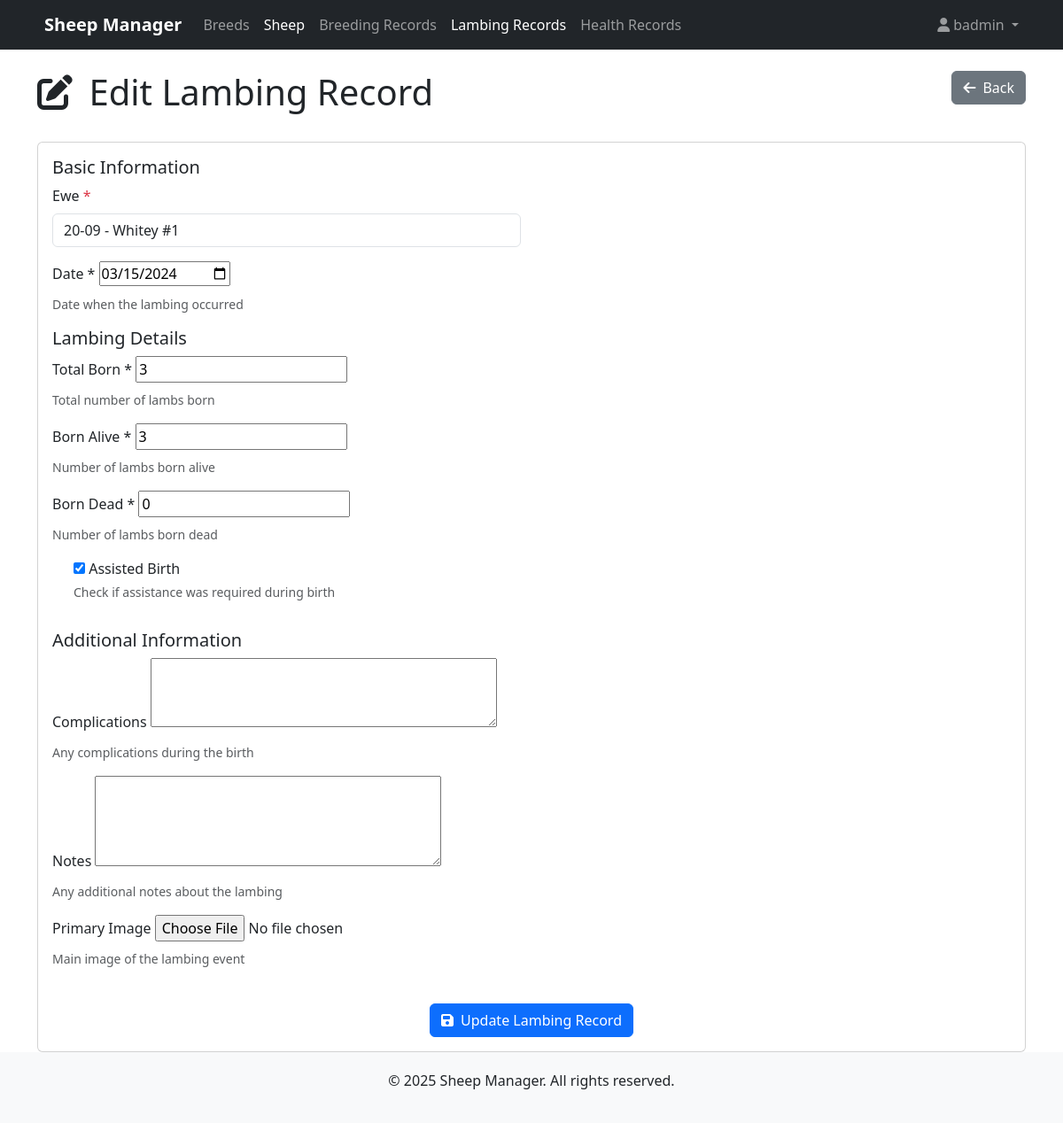
The app's page /sheep/lambing/1/edit/ (signed in) with its own data.
### sheep/models.py (models this page shows, shortened)
class LambingRecord(models.Model):
    ewe = models.ForeignKey(Sheep, on_delete=models.CASCADE, related_name='lambings',
                          limit_choices_to={'gender': 'F'})
    date = models.DateField()
    assisted = models.BooleanField(default=False)
    complications = models.TextField(blank=True)
    total_born = models.PositiveSmallIntegerField(default=1)
    born_alive = models.PositiveSmallIntegerField(default=1)
    born_dead = models.PositiveSmallIntegerField(default=0)
    primary_image = models.ImageField(upload_to=lambing_image_path, null=True, blank=True, help_text="Main image of the lambing event")
    additional_images = models.ManyToManyField('LambingImage', blank=True, related_name='lambing_records')
    notes = models.TextField(blank=True)
    class Meta:
        ordering = ['-date']
        indexes = [
            models.Index(fields=['date']),
        ]

class Sheep(models.Model):
    GENDER_CHOICES = [
        ('M', 'Male'),
        ('F', 'Female'),
    ]
    STATUS_CHOICES = [
        ('ACTIVE', 'Active'),
        ('SOLD', 'Sold'),
        ('DECEASED', 'Deceased'),
        ('CULLED', 'Culled'),
        ('HARVESTED', 'Harvested')
    ]
    UDDER_CHOICES = [
        ('GOOD', 'Good'),
        ('FAIR', 'Fair'),
        ('POOR', 'Poor'),
        ('POOR MILKER', 'Poor Milker'),
        ('GOOD MILKER', 'Good Milker')
    ]
    FEET_CHOICES = [
        ('GOOD', 'Good'),
        ('FAIR', 'Fair'),
        ('POOR', 'Poor'),
    ]
    BODY_CHOICES = [
        ('GOOD', 'Good'),
        ('FAIR', 'Fair'),
        ('POOR', 'Poor'),
        ('THIN', 'Thin'),
        ('SLOW GROWTH', 'Slow Growth'),
        ('FAST GROWTH', 'Fast Growth')
    ]
    tag_number = models.CharField(max_length=50, unique=True)
    name = models.CharField(max_length=100, blank=True)
    uuid = models.UUIDField(default=uuid.uuid4, editable=False, unique=True)
    gender = models.CharField(max_length=1, choices=GENDER_CHOICES)
    date_of_birth = models.DateField(blank=True, null=True)
    breed = models.ForeignKey(Breed, on_delete=models.PROTECT, related_name='sheep')
    weight_birth = models.DecimalField(max_digits=5, decimal_places=2, null=True, blank=True, help_text="Weight at birth in lb")
    weight_current = models.DecimalField(max_digits=5, decimal_places=2, null=True, blank=True, help_text="Current weight in lb")
    color = models.CharField(max_length=100, blank=True)
    markings = models.TextField(blank=True)
    primary_image = models.ImageField(upload_to=sheep_image_path, null=True, blank=True, help_text="Main profile image of the sheep")
    additional_images = models.ManyToManyField('SheepImage', blank=True, related_name='sheep_additional')
    mother = models.ForeignKey('self', null=True, blank=True, on_delete=models.SET_NULL, related_name='offspring_as_mother')
    father = models.ForeignKey('self', null=True, blank=True, on_delete=models.SET_NULL, related_name='offspring_as_father')
    birth_record = models.ForeignKey('LambingRecord', null=True, blank=True, on_delete=models.SET_NULL, related_name='lambs')
    status = models.CharField(max_length=20, choices=STATUS_CHOICES, default='ACTIVE')
    date_acquired = models.DateField(null=True, blank=True)
    date_removed = models.DateField(null=True, blank=True)
    removal_reason = models.TextField(blank=True)
    cull_candidate = models.BooleanField(default=False)
    cull_date = models.DateField(null=True, blank=True)
    cull_reason = models.TextField(blank=True)
    bottle_lamb = models.BooleanField(default=False)
    bottle_lamb_reason = models.TextField(blank=True)
    body_type = models.CharField(max_length=20, choices=BODY_CHOICES, default='GOOD')
    udder_type = models.CharField(max_length=20, choices=UDDER_CHOICES, default='GOOD')
    feet_type = models.CharField(max_length=20, choices=FEET_CHOICES, default='GOOD')
    notes = models.TextField(blank=True)
    created_at = models.DateTimeField(default=timezone.now)
    updated_at = models.DateTimeField(default=timezone.now)
    class Meta:
        verbose_name_plural = "sheep"
        indexes = [
            models.Index(fields=['tag_number']),
            models.Index(fields=['status']),
        ]
    def __str__(self):
        if self.name:
            return f"{self.tag_number} - {self.name}"
        return self.tag_number

### sheep/views.py (the view, shortened to what this page needs)
# urls.py: path('lambing/<int:pk>/edit/', views.LambingRecordUpdateView.as_view(), name='lambing-record-update'),
class LambingRecordUpdateView(LoginRequiredMixin, UpdateView):
    model = LambingRecord
    form_class = LambingRecordForm
    template_name = 'sheep/lambing_record_form.html'
    def get_initial(self):
        initial = super().get_initial()
        initial['ewe'] = self.object.ewe
        return initial

### sheep/views.py
class LambingRecordForm(forms.ModelForm):
    class Meta:
        model = LambingRecord
        fields = ['ewe', 'date', 'assisted', 'complications',
                 'total_born', 'born_alive', 'born_dead', 'primary_image', 'notes']
        widgets = {
            'date': forms.DateInput(attrs={'type': 'date'}),
            'complications': forms.Textarea(attrs={'rows': 3}),
            'notes': forms.Textarea(attrs={'rows': 4}),
        }
    def __init__(self, *args, **kwargs):
        super().__init__(*args, **kwargs)
        self.fields['ewe'].queryset = Sheep.objects.filter(gender='F')

### sheep/templates/sheep/lambing_record_form.html (shortened to what this page needs)
{% extends 'base.html' %}
{% load static %}
{% block content %}
<div class="row mb-4">
    <div class="col-md-8">
        <h1>
            <i class="fas fa-{% if form.instance.id %}edit{% else %}plus{% endif %} me-2"></i>
            {% if form.instance.id %}
                Edit Lambing Record
            {% else %}
                Add New Lambing Record
            {% endif %}
        </h1>
    </div>
    <div class="col-md-4 text-end">
        <a href="{% if form.instance.id %}{% url 'lambing-record-detail' form.instance.id %}{% else %}{% url 'lambing-record-list' %}{% endif %}" class="btn btn-secondary">
            <i class="fas fa-arrow-left me-2"></i>Back
        </a>
    </div>
</div>
<div class="card">
    <div class="card-body">
        <form method="post" enctype="multipart/form-data">
            <div class="row mb-3">
                <div class="col-md-6">
                    <h5>Basic Information</h5>
                    <div class="form-group mb-3">
                        <label for="{{ form.sheep.id_for_label }}" class="form-label">Ewe <span class="text-danger">*</span></label>
                        {% if form.initial.ewe %}
                            <input type="text" class="form-control" value="{{ form.initial.ewe }}" readonly>
                        {% else %}
                            {{ form.ewe }}
                        {% endif %}
                    </div>
                    <div class="mb-3">
                        <label for="{{ form.date.id_for_label }}" class="form-label">Date *</label>
                        {{ form.date }}
                        <div class="form-text">Date when the lambing occurred</div>
                    </div>
                    <h5>Lambing Details</h5>
                    <div class="mb-3">
                        <label for="{{ form.total_born.id_for_label }}" class="form-label">Total Born *</label>
                        {{ form.total_born }}
                        <div class="form-text">Total number of lambs born</div>
                    </div>
                    <div class="mb-3">
                        <label for="{{ form.born_alive.id_for_label }}" class="form-label">Born Alive *</label>
                        {{ form.born_alive }}
                        <div class="form-text">Number of lambs born alive</div>
                    </div>
                    <div class="mb-3">
                        <label for="{{ form.born_dead.id_for_label }}" class="form-label">Born Dead *</label>
                        {{ form.born_dead }}
                        <div class="form-text">Number of lambs born dead</div>
                    </div>
                    <div class="mb-3 form-check">
                        {{ form.assisted }}
                        <label class="form-check-label" for="{{ form.assisted.id_for_label }}">
                            Assisted Birth
                        </label>
                        <div class="form-text">Check if assistance was required during birth</div>
                    </div>
                </div>
            </div>
            <div class="row mb-3">
                <div class="col-md-12">
                    <h5>Additional Information</h5>
                    <div class="mb-3">
                        <label for="{{ form.complications.id_for_label }}" class="form-label">Complications</label>
                        {{ form.complications }}
                        <div class="form-text">Any complications during the birth</div>
                    </div>
                    <div class="mb-3">
                        <label for="{{ form.notes.id_for_label }}" class="form-label">Notes</label>
                        {{ form.notes }}
                        <div class="form-text">Any additional notes about the lambing</div>
                    </div>
                    <div class="mb-3">
                        <label for="{{ form.primary_image.id_for_label }}" class="form-label">Primary Image</label>
                        {{ form.primary_image }}
                        <div class="form-text">Main image of the lambing event</div>
                    </div>
                </div>
            </div>
            <div class="text-center mt-4">
                <button type="submit" class="btn btn-primary">
                    <i class="fas fa-save me-2"></i>{% if form.instance.id %}Update{% else %}Save{% endif %} Lambing Record
                </button>
            </div>
        </form>
    </div>
</div>
{% endblock %}

### sheepflock/templates/base.html (shortened to what this page needs)
<!DOCTYPE html>
<html lang="en">
<head>
    <link href="https://cdn.jsdelivr.net/npm/bootstrap@5.3.2/dist/css/bootstrap.min.css" rel="stylesheet">
    <link rel="stylesheet" href="https://cdnjs.cloudflare.com/ajax/libs/font-awesome/6.4.2/css/all.min.css">
</head>
<body>
    <header>
        <nav class="navbar navbar-expand-lg navbar-dark bg-dark">
            <div class="container">
                <a class="navbar-brand" href="{% url 'home' %}">
                    Sheep Manager
                </a>
                <div class="collapse navbar-collapse" id="navbarNav">
                    <ul class="navbar-nav">
                        <li class="nav-item">
                            <a class="nav-link {% if 'breeds' in request.path %}active{% endif %}" href="{% url 'breed-list' %}">Breeds</a>
                        </li>
                        <li class="nav-item">
                            <a class="nav-link {% if 'sheep/' in request.path %}active{% endif %}" href="{% url 'sheep-list' %}">Sheep</a>
                        </li>
                        <li class="nav-item">
                            <a class="nav-link {% if 'breeding/' in request.path %}active{% endif %}" href="{% url 'breeding-record-list' %}">Breeding Records</a>
                        </li>
                        <li class="nav-item">
                            <a class="nav-link {% if 'lambing/' in request.path %}active{% endif %}" href="{% url 'lambing-record-list' %}">Lambing Records</a>
                        </li>
                        <li class="nav-item">
                            <a class="nav-link {% if 'health/' in request.path %}active{% endif %}" href="{% url 'health-record-list' %}">Health Records</a>
                        </li>
                    </ul>
                    <ul class="navbar-nav ms-auto">
                        {% if user.is_authenticated %}
                            <li class="nav-item dropdown">
                                <a class="nav-link dropdown-toggle" href="#" id="userDropdown" role="button" data-bs-toggle="dropdown" aria-expanded="false">
                                    <i class="fas fa-user me-1"></i>{{ user.username }}
                                </a>
                            </li>
                        {% else %}
                            <li class="nav-item">
                                <a class="nav-link" href="{% url 'login' %}">Login</a>
                            </li>
                        {% endif %}
                    </ul>
                </div>
            </div>
        </nav>
    </header>
    <main class="container mt-4">
        {% block content %}{% endblock %}
    </main>
    <footer class="footer mt-auto">
        <div class="container">
            <p>&copy; {% now "Y" %} Sheep Manager. All rights reserved.</p>
        </div>
    </footer>
</body>
</html>

### sheepflock/templates/base.html (style rules this page uses)
.navbar-brand { font-weight: bold; }
.footer { margin-top: 50px; padding: 20px 0; background-color: #f8f9fa; text-align: center; }

### records on screen
Sheep: initial.ewe "20-09 - Whitey #1"
LambingRecord: date "03/15/2024", total_born "3", born_alive "3", born_dead "0", assisted "☑"

### other values on screen
{{ user.username }} "badmin"
